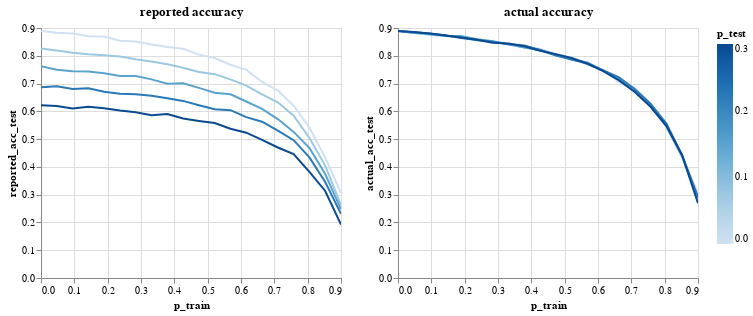

The code cell stored with this chart in its notebook:
### Code cell
import altair as alt

p1 = (alt.Chart(pltr)
  .mark_line()
  .encode(x='p_train', y='reported_acc_test', color=alt.Color('p_test'))
  .properties(width=300, height=250, title="reported accuracy")
  .interactive())

p2 = (alt.Chart(pltr)
  .mark_line()
  .encode(x='p_train', y='actual_acc_test', color=alt.Color('p_test'))
  .properties(width=300, height=250, title="actual accuracy")
  .interactive())

p1 | p2

### Figure 1 — Vega-Lite specification as saved in the notebook (floating-point values rounded to 4 significant figures)
{"config": {"view": {"continuousWidth": 400, "continuousHeight": 300}}, "hconcat": [{"mark": "line", "encoding": {"color": {"type": "quantitative", "field": "p_test"}, "x": {"type": "quantitative", "field": "p_train"}, "y": {"type": "quantitative", "field": "reported_acc_test"}}, "height": 250, "selection": {"selector014": {"type": "interval", "bind": "scales", "encodings": ["x", "y"]}}, "title": "reported accuracy", "width": 300}, {"mark": "line", "encoding": {"color": {"type": "quantitative", "field": "p_test"}, "x": {"type": "quantitative", "field": "p_train"}, "y": {"type": "quantitative", "field": "actual_acc_test"}}, "height": 250, "selection": {"selector015": {"type": "interval", "bind": "scales", "encodings": ["x", "y"]}}, "title": "actual accuracy", "width": 300}], "data": {"name": "data-ae874ff1b8c3970337eccfa41ab8ef65"}, "$schema": "https://vega.github.io/schema/vega-lite/v4.8.1.json", "datasets": {"data-ae874ff1b8c3970337eccfa41ab8ef65": [{"p_train": 0.1421, "p_test": 0.0, "reported_acc_train": 0.8329, "actual_acc_train": 0.9396, "reported_acc_test": 0.8705, "actual_acc_test": 0.8705}, {"p_train": 0.4263, "p_test": 0.075, "reported_acc_train": 0.627, "actual_acc_train": 0.8632, "reported_acc_test": 0.7567, "actual_acc_test": 0.8201}, {"p_train": 0.8053, "p_test": 0.075, "reported_acc_train": 0.5007, "actual_acc_train": 0.5138, "reported_acc_test": 0.5043, "actual_acc_test": 0.5434}, {"p_train": 0.4737, "p_test": 0.15, "reported_acc_train": 0.5959, "actual_acc_train": 0.8392, "reported_acc_test": 0.6846, "actual_acc_test": 0.8051}, {"p_train": 0.7579, "p_test": 0.225, "reported_acc_train": 0.4979, "actual_acc_train": 0.5977, "reported_acc_test": 0.4962, "actual_acc_test": 0.6268}, {"p_train": 0.7579, "p_test": 0.15, "reported_acc_train": 0.4893, "actual_acc_train": 0.6041, "reported_acc_test": 0.526, "actual_acc_test": 0.6171}, {"p_train": 0.6158, "p_test": 0.0, "reported_acc_train": 0.523, "actual_acc_train": 0.75, "reported_acc_test": 0.7491, "actual_acc_test": 0.7491}, {"p_train": 0.2368, "p_test": 0.3, "reported_acc_train": 0.7629, "actual_acc_train": 0.9202, "reported_acc_test": 0.6027, "actual_acc_test": 0.8574}, {"p_train": 0.04737, "p_test": 0.225, "reported_acc_train": 0.922, "actual_acc_train": 0.9584, "reported_acc_test": 0.6899, "actual_acc_test": 0.8847}, {"p_train": 0.8053, "p_test": 0.3, "reported_acc_train": 0.4981, "actual_acc_train": 0.5167, "reported_acc_test": 0.3819, "actual_acc_test": 0.5478}, {"p_train": 0.5211, "p_test": 0.075, "reported_acc_train": 0.568, "actual_acc_train": 0.8117, "reported_acc_test": 0.7338, "actual_acc_test": 0.7909}, {"p_train": 0.7105, "p_test": 0.075, "reported_acc_train": 0.4926, "actual_acc_train": 0.6738, "reported_acc_test": 0.6325, "actual_acc_test": 0.6823}, {"p_train": 0.2842, "p_test": 0.3, "reported_acc_train": 0.7234, "actual_acc_train": 0.9069, "reported_acc_test": 0.597, "actual_acc_test": 0.8466}, {"p_train": 0.4737, "p_test": 0.0, "reported_acc_train": 0.591, "actual_acc_train": 0.8396, "reported_acc_test": 0.8041, "actual_acc_test": 0.8041}, {"p_train": 0.5684, "p_test": 0.3, "reported_acc_train": 0.545, "actual_acc_train": 0.7943, "reported_acc_test": 0.5375, "actual_acc_test": 0.7713}, {"p_train": 0.7105, "p_test": 0.3, "reported_acc_train": 0.4923, "actual_acc_train": 0.6631, "reported_acc_test": 0.4699, "actual_acc_test": 0.6699}, {"p_train": 0.8526, "p_test": 0.225, "reported_acc_train": 0.5167, "actual_acc_train": 0.4033, "reported_acc_test": 0.3455, "actual_acc_test": 0.4414}, {"p_train": 0.3789, "p_test": 0.225, "reported_acc_train": 0.6527, "actual_acc_train": 0.8783, "reported_acc_test": 0.6474, "actual_acc_test": 0.8374}, {"p_train": 0.0, "p_test": 0.15, "reported_acc_train": 0.9636, "actual_acc_train": 0.9636, "reported_acc_test": 0.7619, "actual_acc_test": 0.8895}, {"p_train": 0.6158, "p_test": 0.3, "reported_acc_train": 0.5191, "actual_acc_train": 0.7522, "reported_acc_test": 0.5232, "actual_acc_test": 0.7447}, {"p_train": 0.8053, "p_test": 0.15, "reported_acc_train": 0.4965, "actual_acc_train": 0.5271, "reported_acc_test": 0.4681, "actual_acc_test": 0.5468}, {"p_train": 0.5211, "p_test": 0.225, "reported_acc_train": 0.5657, "actual_acc_train": 0.8114, "reported_acc_test": 0.6072, "actual_acc_test": 0.7868}, {"p_train": 0.09474, "p_test": 0.225, "reported_acc_train": 0.8835, "actual_acc_train": 0.9493, "reported_acc_test": 0.6806, "actual_acc_test": 0.88}, {"p_train": 0.3789, "p_test": 0.075, "reported_acc_train": 0.6546, "actual_acc_train": 0.8781, "reported_acc_test": 0.7693, "actual_acc_test": 0.83}, {"p_train": 0.3789, "p_test": 0.3, "reported_acc_train": 0.6556, "actual_acc_train": 0.8804, "reported_acc_test": 0.5903, "actual_acc_test": 0.8343}, {"p_train": 0.4737, "p_test": 0.225, "reported_acc_train": 0.5868, "actual_acc_train": 0.8322, "reported_acc_test": 0.6219, "actual_acc_test": 0.8008}, {"p_train": 0.5211, "p_test": 0.0, "reported_acc_train": 0.5603, "actual_acc_train": 0.8151, "reported_acc_test": 0.7922, "actual_acc_test": 0.7922}, {"p_train": 0.6158, "p_test": 0.15, "reported_acc_train": 0.529, "actual_acc_train": 0.7493, "reported_acc_test": 0.6354, "actual_acc_test": 0.7467}, {"p_train": 0.8526, "p_test": 0.075, "reported_acc_train": 0.5126, "actual_acc_train": 0.4122, "reported_acc_test": 0.4047, "actual_acc_test": 0.4349}, {"p_train": 0.3316, "p_test": 0.15, "reported_acc_train": 0.6885, "actual_acc_train": 0.8966, "reported_acc_test": 0.715, "actual_acc_test": 0.8413}, {"p_train": 0.0, "p_test": 0.225, "reported_acc_train": 0.9636, "actual_acc_train": 0.9636, "reported_acc_test": 0.6869, "actual_acc_test": 0.8895}, {"p_train": 0.5684, "p_test": 0.15, "reported_acc_train": 0.544, "actual_acc_train": 0.7856, "reported_acc_test": 0.6614, "actual_acc_test": 0.7759}, {"p_train": 0.1895, "p_test": 0.075, "reported_acc_train": 0.8051, "actual_acc_train": 0.931, "reported_acc_test": 0.802, "actual_acc_test": 0.8673}, {"p_train": 0.6632, "p_test": 0.3, "reported_acc_train": 0.5024, "actual_acc_train": 0.7098, "reported_acc_test": 0.4971, "actual_acc_test": 0.7114}, {"p_train": 0.6632, "p_test": 0.0, "reported_acc_train": 0.502, "actual_acc_train": 0.7072, "reported_acc_test": 0.706, "actual_acc_test": 0.706}, {"p_train": 0.6632, "p_test": 0.15, "reported_acc_train": 0.4996, "actual_acc_train": 0.7235, "reported_acc_test": 0.6088, "actual_acc_test": 0.718}, {"p_train": 0.8526, "p_test": 0.0, "reported_acc_train": 0.512, "actual_acc_train": 0.4054, "reported_acc_test": 0.4333, "actual_acc_test": 0.4333}, {"p_train": 0.4737, "p_test": 0.3, "reported_acc_train": 0.5916, "actual_acc_train": 0.8402, "reported_acc_test": 0.5652, "actual_acc_test": 0.806}, {"p_train": 0.8526, "p_test": 0.15, "reported_acc_train": 0.5197, "actual_acc_train": 0.3993, "reported_acc_test": 0.3744, "actual_acc_test": 0.4387}, {"p_train": 0.2842, "p_test": 0.225, "reported_acc_train": 0.724, "actual_acc_train": 0.9028, "reported_acc_test": 0.6615, "actual_acc_test": 0.8509}, {"p_train": 0.9, "p_test": 0.0, "reported_acc_train": 0.5422, "actual_acc_train": 0.2791, "reported_acc_test": 0.3057, "actual_acc_test": 0.3057}, {"p_train": 0.2368, "p_test": 0.225, "reported_acc_train": 0.7619, "actual_acc_train": 0.9198, "reported_acc_test": 0.6635, "actual_acc_test": 0.8567}, {"p_train": 0.9, "p_test": 0.075, "reported_acc_train": 0.5401, "actual_acc_train": 0.2561, "reported_acc_test": 0.2618, "actual_acc_test": 0.2831}, {"p_train": 0.3789, "p_test": 0.15, "reported_acc_train": 0.6561, "actual_acc_train": 0.8773, "reported_acc_test": 0.699, "actual_acc_test": 0.8296}, {"p_train": 0.2368, "p_test": 0.0, "reported_acc_train": 0.757, "actual_acc_train": 0.9219, "reported_acc_test": 0.8544, "actual_acc_test": 0.8544}, {"p_train": 0.0, "p_test": 0.075, "reported_acc_train": 0.9636, "actual_acc_train": 0.9636, "reported_acc_test": 0.8262, "actual_acc_test": 0.8895}, {"p_train": 0.4737, "p_test": 0.075, "reported_acc_train": 0.5882, "actual_acc_train": 0.8379, "reported_acc_test": 0.7417, "actual_acc_test": 0.8033}, {"p_train": 0.7105, "p_test": 0.0, "reported_acc_train": 0.4935, "actual_acc_train": 0.658, "reported_acc_test": 0.6747, "actual_acc_test": 0.6747}, {"p_train": 0.2842, "p_test": 0.0, "reported_acc_train": 0.7234, "actual_acc_train": 0.9107, "reported_acc_test": 0.8511, "actual_acc_test": 0.8511}, {"p_train": 0.1895, "p_test": 0.225, "reported_acc_train": 0.7992, "actual_acc_train": 0.9289, "reported_acc_test": 0.6705, "actual_acc_test": 0.8641}, {"p_train": 0.04737, "p_test": 0.0, "reported_acc_train": 0.921, "actual_acc_train": 0.9566, "reported_acc_test": 0.8829, "actual_acc_test": 0.8829}, {"p_train": 0.9, "p_test": 0.15, "reported_acc_train": 0.5321, "actual_acc_train": 0.2668, "reported_acc_test": 0.2471, "actual_acc_test": 0.2889}, {"p_train": 0.0, "p_test": 0.0, "reported_acc_train": 0.9636, "actual_acc_train": 0.9636, "reported_acc_test": 0.8895, "actual_acc_test": 0.8895}, {"p_train": 0.2842, "p_test": 0.075, "reported_acc_train": 0.723, "actual_acc_train": 0.9089, "reported_acc_test": 0.7874, "actual_acc_test": 0.8516}, {"p_train": 0.3316, "p_test": 0.075, "reported_acc_train": 0.6874, "actual_acc_train": 0.8981, "reported_acc_test": 0.7792, "actual_acc_test": 0.8411}, {"p_train": 0.9, "p_test": 0.225, "reported_acc_train": 0.5402, "actual_acc_train": 0.2695, "reported_acc_test": 0.2307, "actual_acc_test": 0.2912}, {"p_train": 0.7105, "p_test": 0.15, "reported_acc_train": 0.4977, "actual_acc_train": 0.6676, "reported_acc_test": 0.5722, "actual_acc_test": 0.6707}, {"p_train": 0.1895, "p_test": 0.0, "reported_acc_train": 0.8048, "actual_acc_train": 0.9322, "reported_acc_test": 0.8695, "actual_acc_test": 0.8695}, {"p_train": 0.4263, "p_test": 0.0, "reported_acc_train": 0.6268, "actual_acc_train": 0.8722, "reported_acc_test": 0.825, "actual_acc_test": 0.825}, {"p_train": 0.4263, "p_test": 0.3, "reported_acc_train": 0.6261, "actual_acc_train": 0.857, "reported_acc_test": 0.5741, "actual_acc_test": 0.8181}, {"p_train": 0.8526, "p_test": 0.3, "reported_acc_train": 0.5139, "actual_acc_train": 0.41, "reported_acc_test": 0.3132, "actual_acc_test": 0.441}, {"p_train": 0.2368, "p_test": 0.075, "reported_acc_train": 0.7673, "actual_acc_train": 0.9187, "reported_acc_test": 0.7972, "actual_acc_test": 0.8593}, {"p_train": 0.7105, "p_test": 0.225, "reported_acc_train": 0.4937, "actual_acc_train": 0.6726, "reported_acc_test": 0.5305, "actual_acc_test": 0.6797}, {"p_train": 0.3316, "p_test": 0.225, "reported_acc_train": 0.6916, "actual_acc_train": 0.8915, "reported_acc_test": 0.6563, "actual_acc_test": 0.8419}, {"p_train": 0.3789, "p_test": 0.0, "reported_acc_train": 0.6534, "actual_acc_train": 0.8779, "reported_acc_test": 0.8319, "actual_acc_test": 0.8319}, {"p_train": 0.1421, "p_test": 0.15, "reported_acc_train": 0.8401, "actual_acc_train": 0.9399, "reported_acc_test": 0.7435, "actual_acc_test": 0.8717}, {"p_train": 0.6632, "p_test": 0.225, "reported_acc_train": 0.5061, "actual_acc_train": 0.7121, "reported_acc_test": 0.5627, "actual_acc_test": 0.7226}, {"p_train": 0.1895, "p_test": 0.15, "reported_acc_train": 0.799, "actual_acc_train": 0.9324, "reported_acc_test": 0.7372, "actual_acc_test": 0.8708}, {"p_train": 0.6632, "p_test": 0.075, "reported_acc_train": 0.5024, "actual_acc_train": 0.7172, "reported_acc_test": 0.6611, "actual_acc_test": 0.7182}, {"p_train": 0.1421, "p_test": 0.225, "reported_acc_train": 0.8404, "actual_acc_train": 0.9414, "reported_acc_test": 0.683, "actual_acc_test": 0.8742}, {"p_train": 0.3316, "p_test": 0.3, "reported_acc_train": 0.6794, "actual_acc_train": 0.8925, "reported_acc_test": 0.5857, "actual_acc_test": 0.8441}, {"p_train": 0.8053, "p_test": 0.0, "reported_acc_train": 0.4959, "actual_acc_train": 0.5125, "reported_acc_test": 0.5419, "actual_acc_test": 0.5419}, {"p_train": 0.1421, "p_test": 0.3, "reported_acc_train": 0.8365, "actual_acc_train": 0.9403, "reported_acc_test": 0.6166, "actual_acc_test": 0.8732}, {"p_train": 0.04737, "p_test": 0.075, "reported_acc_train": 0.9226, "actual_acc_train": 0.9567, "reported_acc_test": 0.8191, "actual_acc_test": 0.8837}, {"p_train": 0.5684, "p_test": 0.0, "reported_acc_train": 0.5421, "actual_acc_train": 0.7829, "reported_acc_test": 0.7676, "actual_acc_test": 0.7676}, {"p_train": 0.04737, "p_test": 0.3, "reported_acc_train": 0.9207, "actual_acc_train": 0.9565, "reported_acc_test": 0.6192, "actual_acc_test": 0.8857}, {"p_train": 0.4263, "p_test": 0.15, "reported_acc_train": 0.6213, "actual_acc_train": 0.8615, "reported_acc_test": 0.7008, "actual_acc_test": 0.8205}, {"p_train": 0.09474, "p_test": 0.3, "reported_acc_train": 0.8797, "actual_acc_train": 0.95, "reported_acc_test": 0.6104, "actual_acc_test": 0.88}, {"p_train": 0.2842, "p_test": 0.15, "reported_acc_train": 0.7267, "actual_acc_train": 0.9089, "reported_acc_test": 0.7272, "actual_acc_test": 0.8524}, {"p_train": 0.7579, "p_test": 0.0, "reported_acc_train": 0.49, "actual_acc_train": 0.5971, "reported_acc_test": 0.6202, "actual_acc_test": 0.6202}, {"p_train": 0.7579, "p_test": 0.3, "reported_acc_train": 0.5014, "actual_acc_train": 0.5967, "reported_acc_test": 0.4457, "actual_acc_test": 0.6164}, {"p_train": 0.5684, "p_test": 0.225, "reported_acc_train": 0.5341, "actual_acc_train": 0.7886, "reported_acc_test": 0.6042, "actual_acc_test": 0.7725}, {"p_train": 0.0, "p_test": 0.3, "reported_acc_train": 0.9636, "actual_acc_train": 0.9636, "reported_acc_test": 0.6221, "actual_acc_test": 0.8895}, {"p_train": 0.09474, "p_test": 0.0, "reported_acc_train": 0.8814, "actual_acc_train": 0.9514, "reported_acc_test": 0.8804, "actual_acc_test": 0.8804}, {"p_train": 0.8053, "p_test": 0.225, "reported_acc_train": 0.4968, "actual_acc_train": 0.5223, "reported_acc_test": 0.4343, "actual_acc_test": 0.5564}, {"p_train": 0.09474, "p_test": 0.15, "reported_acc_train": 0.879, "actual_acc_train": 0.9491, "reported_acc_test": 0.7444, "actual_acc_test": 0.878}, {"p_train": 0.7579, "p_test": 0.075, "reported_acc_train": 0.4943, "actual_acc_train": 0.6073, "reported_acc_test": 0.584, "actual_acc_test": 0.6281}, {"p_train": 0.04737, "p_test": 0.15, "reported_acc_train": 0.9204, "actual_acc_train": 0.9574, "reported_acc_test": 0.75, "actual_acc_test": 0.8818}, {"p_train": 0.2368, "p_test": 0.15, "reported_acc_train": 0.7655, "actual_acc_train": 0.9253, "reported_acc_test": 0.7273, "actual_acc_test": 0.8593}, {"p_train": 0.5211, "p_test": 0.3, "reported_acc_train": 0.5572, "actual_acc_train": 0.8118, "reported_acc_test": 0.5576, "actual_acc_test": 0.7921}, {"p_train": 0.4263, "p_test": 0.225, "reported_acc_train": 0.6219, "actual_acc_train": 0.8586, "reported_acc_test": 0.6376, "actual_acc_test": 0.821}, {"p_train": 0.6158, "p_test": 0.075, "reported_acc_train": 0.5176, "actual_acc_train": 0.758, "reported_acc_test": 0.6924, "actual_acc_test": 0.7468}, {"p_train": 0.09474, "p_test": 0.075, "reported_acc_train": 0.8797, "actual_acc_train": 0.9478, "reported_acc_test": 0.8106, "actual_acc_test": 0.8756}, {"p_train": 0.1895, "p_test": 0.3, "reported_acc_train": 0.8002, "actual_acc_train": 0.93, "reported_acc_test": 0.6113, "actual_acc_test": 0.8662}, {"p_train": 0.3316, "p_test": 0.0, "reported_acc_train": 0.6886, "actual_acc_train": 0.8893, "reported_acc_test": 0.8403, "actual_acc_test": 0.8403}, {"p_train": 0.1421, "p_test": 0.075, "reported_acc_train": 0.8407, "actual_acc_train": 0.9409, "reported_acc_test": 0.8052, "actual_acc_test": 0.8708}, {"p_train": 0.9, "p_test": 0.3, "reported_acc_train": 0.5447, "actual_acc_train": 0.2482, "reported_acc_test": 0.1923, "actual_acc_test": 0.2692}, {"p_train": 0.5211, "p_test": 0.15, "reported_acc_train": 0.5654, "actual_acc_train": 0.8118, "reported_acc_test": 0.6669, "actual_acc_test": 0.7864}, {"p_train": 0.5684, "p_test": 0.075, "reported_acc_train": 0.5361, "actual_acc_train": 0.7837, "reported_acc_test": 0.715, "actual_acc_test": 0.7741}, {"p_train": 0.6158, "p_test": 0.225, "reported_acc_train": 0.5217, "actual_acc_train": 0.7559, "reported_acc_test": 0.5792, "actual_acc_test": 0.747}]}}
